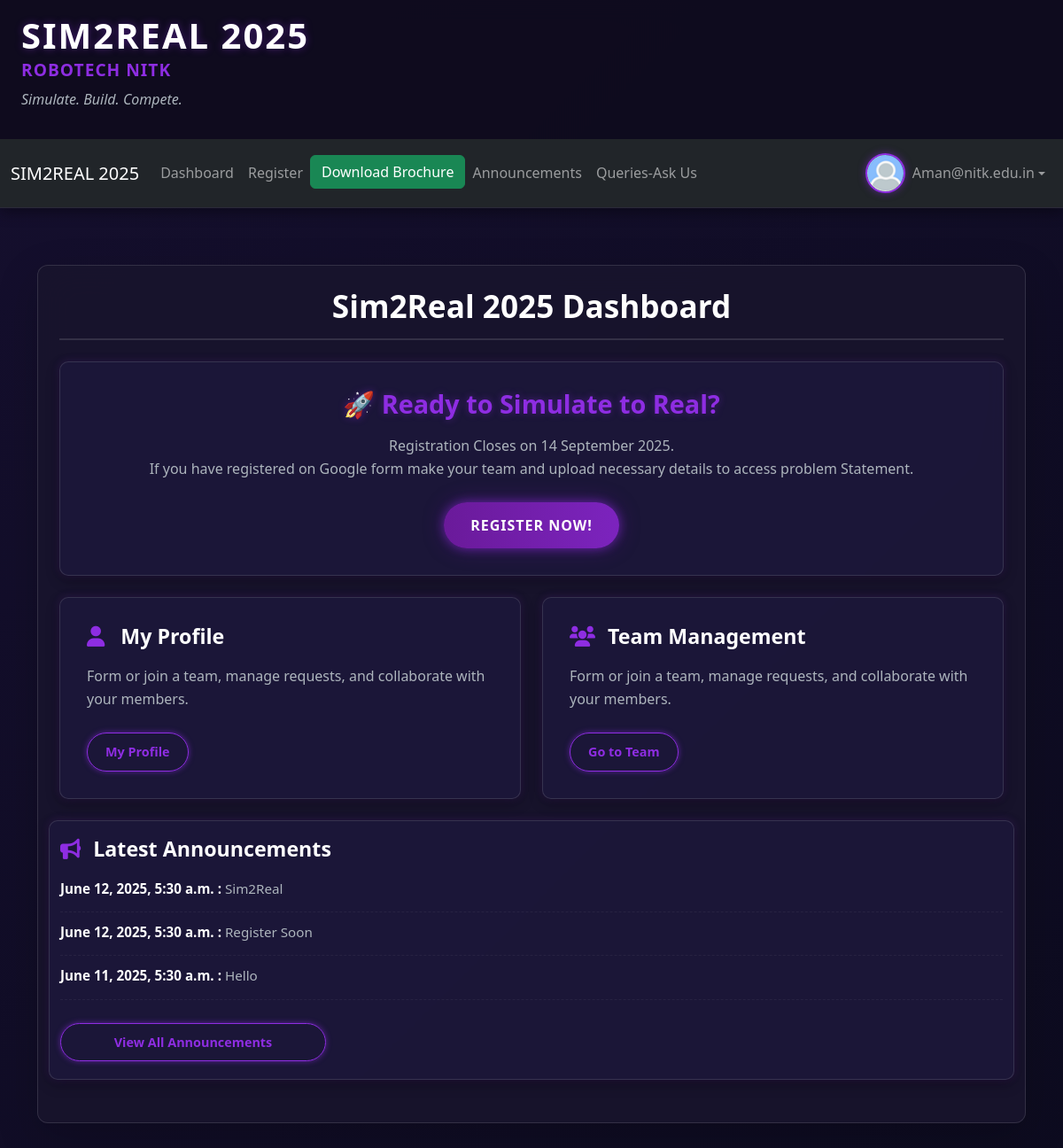
The page /user/ (signed in) on the database its author committed.
### staff_home/models.py (models this page shows, shortened)
class Announcments(models.Model):
    message = models.TextField()
    created_at = models.DateTimeField(auto_now_add=True)  # more precise
    valid_till = models.DateField()
    created_by = models.ForeignKey(User, on_delete=models.CASCADE)
    schedule_for_later = models.DateField(help_text="Schedule time", null=True, blank=True)
    manual_visibility = models.BooleanField(null=True, blank=True, help_text="Set visibility manually")
    manual_validity = models.BooleanField(null=True, blank=True, help_text="Set validity manually")
    CATEGORY_CHOICES = [
        ('GENERAL', 'General'),
        ('REGISTERED', 'Registered'),
        ('NOT_REGISTERED', 'Not Registered'),
    ]
    category = models.CharField(max_length=20, choices=CATEGORY_CHOICES)

### home/views.py (the view)
# urls.py: path('',home_view,name='home'),
@login_required
@user_view
@profile_updated
def home_view(request):
    team = request.user.team.first()
    registered = team.is_registered() if team else False
    paid = team.is_paid if team else False
    if registered:
        queryset1 = Announcments.objects.filter(category="GENERAL")
        queryset2 = Announcments.objects.filter(category="REGISTERED")
    else:
        queryset1 = Announcments.objects.filter(category="GENERAL")
        queryset2 = Announcments.objects.filter(category="NOT_REGISTERED")
    combined = sorted(
        chain(queryset1, queryset2),
        key=attrgetter('created_at'),
        reverse=True
    )[:3]  # Limit to the latest 3
    show_welcome = not request.session.get('welcome_shown', False)
    request.session['welcome_shown'] = True  # Set flag to avoid showing again
    context = {
    'registered': registered,
    'announcements': combined,
    'show_welcome': show_welcome,
    'paid':paid,
}
    return render(request, 'home/index.html', context)

### team_profile/models.py (called while the page is built)
    def is_registered(self):
        return self.is_paid and self.is_verified

### home/templates/home/index.html (shortened to what this page needs)
{% load static %}
<!DOCTYPE html>
<html lang="en">
<head>
  <link href="https://cdn.jsdelivr.net/npm/bootstrap@5.3.0/dist/css/bootstrap.min.css" rel="stylesheet">
  <link rel="stylesheet" href="https://cdnjs.cloudflare.com/ajax/libs/font-awesome/6.0.0-beta3/css/all.min.css">
  <link rel="stylesheet" href="{%static "home/style.css" %}">
</head>
<body>
<div class="top-panel">
<header class="d-flex justify-content-between align-items-center px-4 py-3">
  <div class="site-branding">
    <h1 class="mb-0">SIM2REAL 2025</h1>
    <p class="mb-0"><strong>ROBOTECH NITK</strong></p>
    <p class="tagline">Simulate. Build. Compete.</p>
  </div>
</header>
<nav class="navbar navbar-expand-md navbar-dark bg-dark sticky-top">
  <div class="container-fluid">
    <a class="navbar-brand" href="#">SIM2REAL 2025</a>
    <div class="collapse navbar-collapse" id="dashboardNav">
      <ul class="navbar-nav me-auto mb-2 mb-md-0">
        <li class="nav-item"><a class="nav-link" href="{% url 'home' %}">Dashboard</a></li>
        {% if not registered %}
        <li class="nav-item"><a class="nav-link" href="{% url 'manage_requests' %}">Register</a></li>
        <li class="nav-item"><a class="btn btn-success" href="{% url 'download_brochure' %}">Download Brochure</a></li>
        {% endif %}
        <li class="nav-item"><a class="nav-link" href="{% url 'announcements' %}">Announcements</a></li>
        <li class="nav-item"><a class="nav-link" href="{% url 'user_query' %}">Queries-Ask Us</a></li>
      </ul>
      {% if user.is_authenticated %}
      <ul class="navbar-nav ms-auto">
        <li class="nav-item dropdown">
          <a class="nav-link dropdown-toggle d-flex align-items-center" href="#" id="dropdownUser1"
             role="button" data-bs-toggle="dropdown" aria-expanded="false">
            <img src="{% static 'assets/default.png' %}" alt="Profile" class="profile-img rounded-circle me-2">
            {{ user.username }}
          </a>
        </li>
      </ul>
      {% endif %}
    </div>
  </div>
</nav>
</div>
<div class="container main-content-area mt-4">
  {% block content %}
  <section class="dashboard-section p-4 rounded-lg shadow-lg">
    <h2 class="text-center mb-4">Sim2Real 2025 Dashboard</h2>
    {%if not registered and paid%}
    <div class="card registration-card mb-4">
        <div class="card-body text-center">
            <h3 class="card-title">✅ Payment Detail Submitted! Waiting for Confirmation</h3>
            <p class="card-text">You have already submitted Payment Details </br>Waiting for organisers to verify.</p>
        </div>
    </div>
    {% elif not registered %}
    <div class="card registration-card mb-4">
        <div class="card-body text-center">
            <h3 class="card-title">🚀 Ready to Simulate to Real?</h3>
            <p class="card-text">Registration Closes on 14 September 2025.</br>If you have registered on Google form make your team and upload necessary details to access problem Statement.</p>
            <a href="{% url 'manage_requests' %}" class="btn btn-glow">Register Now!</a>
        </div>
    </div>
    {% endif %}
    <div class="row">
      {%if not registered%}
      <div class="col-md-6 mb-4">
            <div class="card feature-card">
                <div class="card-body">
                    <h5 class="card-title"><i class="fas fa-user"></i> My Profile</h5>
                    <p class="card-text">Form or join a team, manage requests, and collaborate with your members.</p>
                    <a href="{% url 'profile' %}" class="btn btn-sm btn-outline-light">My Profile</a>
                </div>
            </div>
        </div>
        <div class="col-md-6 mb-4">
            <div class="card feature-card">
                <div class="card-body">
                    <h5 class="card-title"><i class="fas fa-users me-2"></i> Team Management</h5>
                    <p class="card-text">Form or join a team, manage requests, and collaborate with your members.</p>
                    <a href="{% url 'teamprofile' %}" class="btn btn-sm btn-outline-light">Go to Team</a>
                </div>
            </div>
        </div>
        {%endif%}
    <div class="card announcements-card mb-4">
         <h5 class="card-title"><i class="fas fa-bullhorn me-2" style="margin-top:20px;"></i> Latest Announcements</h5>
            {% for announcement in announcements %}
        <div class="card-body" style="padding:0px;">
            <ul class="list-unstyled">
                <li><p class="mb-1"><strong>{{announcement.created_at}}  :   </strong>      {{announcement.message}}</p></li>
            </ul>
        </div>
    {%endfor%}
    <a href="{% url 'announcements' %}" class="btn btn-sm btn-outline-light mt-3" style="margin-bottom:20px;max-width:300px;">View All Announcements</a>
    </div>
  </section>
  {% endblock %}
</div>
</body>
</html>

### home/static/home/style.css (style rules this page uses)
:root { --primary-blue: #007bff; --accent-purple: #6a1a9a; --light-purple: #8e2de2; --dark-bg-color-1: #0a0a1a; --dark-bg-color-2: #150f2e; --panel-bg: rgba(15, 12, 30, 0.95); --card-bg: rgba(25, 20, 45, 0.9); --border-color: rgba(255, 255, 255, 0.12); --text-color: #e9ecef; --text-light: #adb5bd; --glow-color: #8e2de2; --dropdown-bg: rgba(20, 18, 38, 0.98); --dropdown-item-hover: rgba(138, 43, 226, 0.2); }
body { font-family: 'Segoe UI', Arial, sans-serif; margin: 0; padding: 0; line-height: 1.6; background: linear-gradient(-45deg, var(--dark-bg-color-1), var(--dark-bg-color-2), var(--dark-bg-color-1), var(--dark-bg-color-2)); background-size: 400% 400%; animation: gradientAnimation 20s ease infinite; color: var(--text-color); min-height: 100vh; display: flex; flex-direction: column; overflow-x: hidden; }
.top-panel { background: var(--panel-bg); backdrop-filter: blur(12px); -webkit-backdrop-filter: blur(12px); border-bottom: 1px solid var(--border-color); box-shadow: 0 4px 15px rgba(0,0,0,0.4); position: sticky; top: 0; z-index: 1000; }
header { padding: 20px 40px; display: flex; justify-content: space-between; align-items: center; color: white; }
.site-branding h1 { font-size: 2.5rem; font-weight: 800; color: white; margin-bottom: 5px; letter-spacing: 2px; text-shadow: 0 0 10px rgba(138, 43, 226, 0.4); }
.site-branding strong { font-size: 1.2rem; color: var(--light-purple); letter-spacing: 1px; display: block; margin-bottom: 3px; }
.site-branding .tagline { font-size: 1rem; color: var(--text-light); margin-top: 5px; font-style: italic; }
.profile-img { width: 45px; height: 45px; border-radius: 50%; object-fit: cover; margin-right: 12px; border: 2px solid var(--light-purple); box-shadow: 0 0 8px rgba(138, 43, 226, 0.5); transition: all 0.3s ease; }
.main-content-area { padding-top: 40px; padding-bottom: 60px; flex-grow: 1; }
section { padding: 40px; margin-bottom: 40px; background: var(--card-bg); border-radius: 12px; backdrop-filter: blur(20px); -webkit-backdrop-filter: blur(20px); border: 1px solid var(--border-color); box-shadow: 0 8px 25px rgba(0,0,0,0.35), 0 0 15px rgba(138, 43, 226, 0.2); }
h2 { font-size: 2.2rem; color: white; margin-bottom: 30px; text-align: center; border-bottom: 2px solid var(--border-color); padding-bottom: 15px; font-weight: 700; }
.card { background: rgba(30, 25, 60, 0.75); border: 1px solid rgba(255, 255, 255, 0.12); border-radius: 10px; box-shadow: 0 5px 15px rgba(0,0,0,0.3), 0 0 10px rgba(138, 43, 226, 0.18); transition: transform 0.3s ease, box-shadow 0.3s ease; height: 100%; }
.card-body { padding: 30px; color: var(--text-light); }
.card-title { color: white; font-size: 1.45rem; margin-bottom: 18px; font-weight: 600; }
.card-title i { color: var(--light-purple); margin-right: 12px; }
.card-text { font-size: 1rem; margin-bottom: 25px; }
.registration-card .card-title { font-size: 1.8rem; color: var(--light-purple); text-shadow: 0 0 8px rgba(138, 43, 226, 0.4); }
.announcements-card .card-body ul { margin-bottom: 0; }
.announcements-card .card-body ul li { margin-bottom: 10px; padding-bottom: 10px; border-bottom: 1px dashed rgba(255,255,255,0.05); }
.announcements-card .card-body ul li p { font-size: 0.95rem; line-height: 1.6; color: var(--text-light); }
.announcements-card .card-body ul li strong { color: white; }
.btn-glow { background: linear-gradient(90deg, var(--accent-purple), var(--light-purple)); border: none; color: white; padding: 14px 30px; border-radius: 50px; font-weight: bold; text-transform: uppercase; box-shadow: 0 0 12px rgba(138, 43, 226, 0.6), 0 0 25px rgba(106, 26, 154, 0.4); transition: all 0.4s ease; background-size: 200% auto; letter-spacing: 1px; }
.btn-outline-light { color: var(--light-purple); border-color: var(--light-purple); transition: all 0.3s ease; box-shadow: 0 0 6px rgba(138, 43, 226, 0.6); font-weight: 600; }
.btn-sm { padding: 10px 20px; font-size: 0.9rem; border-radius: 25px; }

### rows shown on the page
Announcments: created_at "June 12, 2025, 5:30 a.m.", message "Sim2Real"
Announcments: created_at "June 12, 2025, 5:30 a.m.", message "Register Soon"
Announcments: created_at "June 11, 2025, 5:30 a.m.", message "Hello"

### other values the page prints
{{ user.username }} "Aman@nitk.edu.in"
